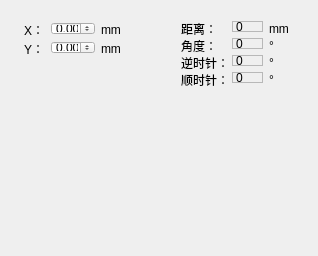
<?xml version="1.0" encoding="UTF-8"?>
<ui version="4.0">
 <class>Widget</class>
 <widget class="QWidget" name="Widget">
  <property name="geometry">
   <rect>
    <x>0</x>
    <y>0</y>
    <width>318</width>
    <height>256</height>
   </rect>
  </property>
  <property name="focusPolicy">
   <enum>Qt::WheelFocus</enum>
  </property>
  <property name="windowTitle">
   <string>Widget</string>
  </property>
  <widget class="QWidget" name="layoutWidget">
   <property name="geometry">
    <rect>
     <x>13</x>
     <y>11</y>
     <width>120</width>
     <height>54</height>
    </rect>
   </property>
   <layout class="QGridLayout" name="gridLayout_2">
    <item row="0" column="0">
     <widget class="QLabel" name="label_X">
      <property name="minimumSize">
       <size>
        <width>21</width>
        <height>16</height>
       </size>
      </property>
      <property name="maximumSize">
       <size>
        <width>21</width>
        <height>16</height>
       </size>
      </property>
      <property name="text">
       <string>X：</string>
      </property>
     </widget>
    </item>
    <item row="0" column="1">
     <widget class="QDoubleSpinBox" name="doubleSpinBox_X">
      <property name="focusPolicy">
       <enum>Qt::WheelFocus</enum>
      </property>
      <property name="minimum">
       <double>-9.000000000000000</double>
      </property>
      <property name="maximum">
       <double>9.000000000000000</double>
      </property>
      <property name="singleStep">
       <double>0.100000000000000</double>
      </property>
     </widget>
    </item>
    <item row="0" column="2">
     <widget class="QLabel" name="label_mm_2">
      <property name="minimumSize">
       <size>
        <width>21</width>
        <height>16</height>
       </size>
      </property>
      <property name="maximumSize">
       <size>
        <width>21</width>
        <height>16</height>
       </size>
      </property>
      <property name="text">
       <string>mm</string>
      </property>
     </widget>
    </item>
    <item row="1" column="0">
     <widget class="QLabel" name="label_Y">
      <property name="minimumSize">
       <size>
        <width>21</width>
        <height>16</height>
       </size>
      </property>
      <property name="maximumSize">
       <size>
        <width>21</width>
        <height>16</height>
       </size>
      </property>
      <property name="text">
       <string>Y：</string>
      </property>
     </widget>
    </item>
    <item row="1" column="1">
     <widget class="QDoubleSpinBox" name="doubleSpinBox_Y">
      <property name="focusPolicy">
       <enum>Qt::WheelFocus</enum>
      </property>
      <property name="minimum">
       <double>-9.000000000000000</double>
      </property>
      <property name="maximum">
       <double>9.000000000000000</double>
      </property>
      <property name="singleStep">
       <double>0.100000000000000</double>
      </property>
     </widget>
    </item>
    <item row="1" column="2">
     <widget class="QLabel" name="label_o_2">
      <property name="minimumSize">
       <size>
        <width>21</width>
        <height>16</height>
       </size>
      </property>
      <property name="maximumSize">
       <size>
        <width>21</width>
        <height>16</height>
       </size>
      </property>
      <property name="text">
       <string>mm</string>
      </property>
     </widget>
    </item>
   </layout>
  </widget>
  <widget class="QWidget" name="">
   <property name="geometry">
    <rect>
     <x>170</x>
     <y>10</y>
     <width>131</width>
     <height>84</height>
    </rect>
   </property>
   <layout class="QGridLayout" name="gridLayout">
    <item row="0" column="0">
     <widget class="QLabel" name="label">
      <property name="minimumSize">
       <size>
        <width>36</width>
        <height>16</height>
       </size>
      </property>
      <property name="maximumSize">
       <size>
        <width>36</width>
        <height>16</height>
       </size>
      </property>
      <property name="text">
       <string>距离：</string>
      </property>
     </widget>
    </item>
    <item row="0" column="1">
     <widget class="QLabel" name="label_distance">
      <property name="frameShape">
       <enum>QFrame::StyledPanel</enum>
      </property>
      <property name="frameShadow">
       <enum>QFrame::Sunken</enum>
      </property>
      <property name="text">
       <string>0</string>
      </property>
     </widget>
    </item>
    <item row="0" column="2">
     <widget class="QLabel" name="label_mm">
      <property name="minimumSize">
       <size>
        <width>21</width>
        <height>16</height>
       </size>
      </property>
      <property name="maximumSize">
       <size>
        <width>21</width>
        <height>16</height>
       </size>
      </property>
      <property name="text">
       <string>mm</string>
      </property>
     </widget>
    </item>
    <item row="1" column="0">
     <widget class="QLabel" name="label_2">
      <property name="minimumSize">
       <size>
        <width>36</width>
        <height>16</height>
       </size>
      </property>
      <property name="maximumSize">
       <size>
        <width>36</width>
        <height>16</height>
       </size>
      </property>
      <property name="text">
       <string>角度：</string>
      </property>
     </widget>
    </item>
    <item row="1" column="1">
     <widget class="QLabel" name="label_angle">
      <property name="frameShape">
       <enum>QFrame::StyledPanel</enum>
      </property>
      <property name="frameShadow">
       <enum>QFrame::Sunken</enum>
      </property>
      <property name="text">
       <string>0</string>
      </property>
     </widget>
    </item>
    <item row="1" column="2">
     <widget class="QLabel" name="label_o">
      <property name="minimumSize">
       <size>
        <width>21</width>
        <height>16</height>
       </size>
      </property>
      <property name="maximumSize">
       <size>
        <width>21</width>
        <height>16</height>
       </size>
      </property>
      <property name="text">
       <string>°</string>
      </property>
     </widget>
    </item>
    <item row="2" column="0">
     <widget class="QLabel" name="label_4">
      <property name="minimumSize">
       <size>
        <width>45</width>
        <height>16</height>
       </size>
      </property>
      <property name="maximumSize">
       <size>
        <width>45</width>
        <height>40</height>
       </size>
      </property>
      <property name="text">
       <string>逆时针：</string>
      </property>
     </widget>
    </item>
    <item row="2" column="1">
     <widget class="QLabel" name="label_AntiClockwise">
      <property name="frameShape">
       <enum>QFrame::StyledPanel</enum>
      </property>
      <property name="frameShadow">
       <enum>QFrame::Sunken</enum>
      </property>
      <property name="text">
       <string>0</string>
      </property>
     </widget>
    </item>
    <item row="2" column="2">
     <widget class="QLabel" name="label_mm_3">
      <property name="minimumSize">
       <size>
        <width>21</width>
        <height>16</height>
       </size>
      </property>
      <property name="maximumSize">
       <size>
        <width>21</width>
        <height>16</height>
       </size>
      </property>
      <property name="text">
       <string>°</string>
      </property>
     </widget>
    </item>
    <item row="3" column="0">
     <widget class="QLabel" name="label_3">
      <property name="minimumSize">
       <size>
        <width>45</width>
        <height>16</height>
       </size>
      </property>
      <property name="maximumSize">
       <size>
        <width>45</width>
        <height>16</height>
       </size>
      </property>
      <property name="text">
       <string>顺时针：</string>
      </property>
     </widget>
    </item>
    <item row="3" column="1">
     <widget class="QLabel" name="label_Clockwise">
      <property name="frameShape">
       <enum>QFrame::StyledPanel</enum>
      </property>
      <property name="frameShadow">
       <enum>QFrame::Sunken</enum>
      </property>
      <property name="text">
       <string>0</string>
      </property>
     </widget>
    </item>
    <item row="3" column="2">
     <widget class="QLabel" name="label_o_3">
      <property name="minimumSize">
       <size>
        <width>21</width>
        <height>16</height>
       </size>
      </property>
      <property name="maximumSize">
       <size>
        <width>21</width>
        <height>16</height>
       </size>
      </property>
      <property name="text">
       <string>°</string>
      </property>
     </widget>
    </item>
   </layout>
  </widget>
 </widget>
 <layoutdefault spacing="6" margin="11"/>
 <resources/>
 <connections/>
</ui>
